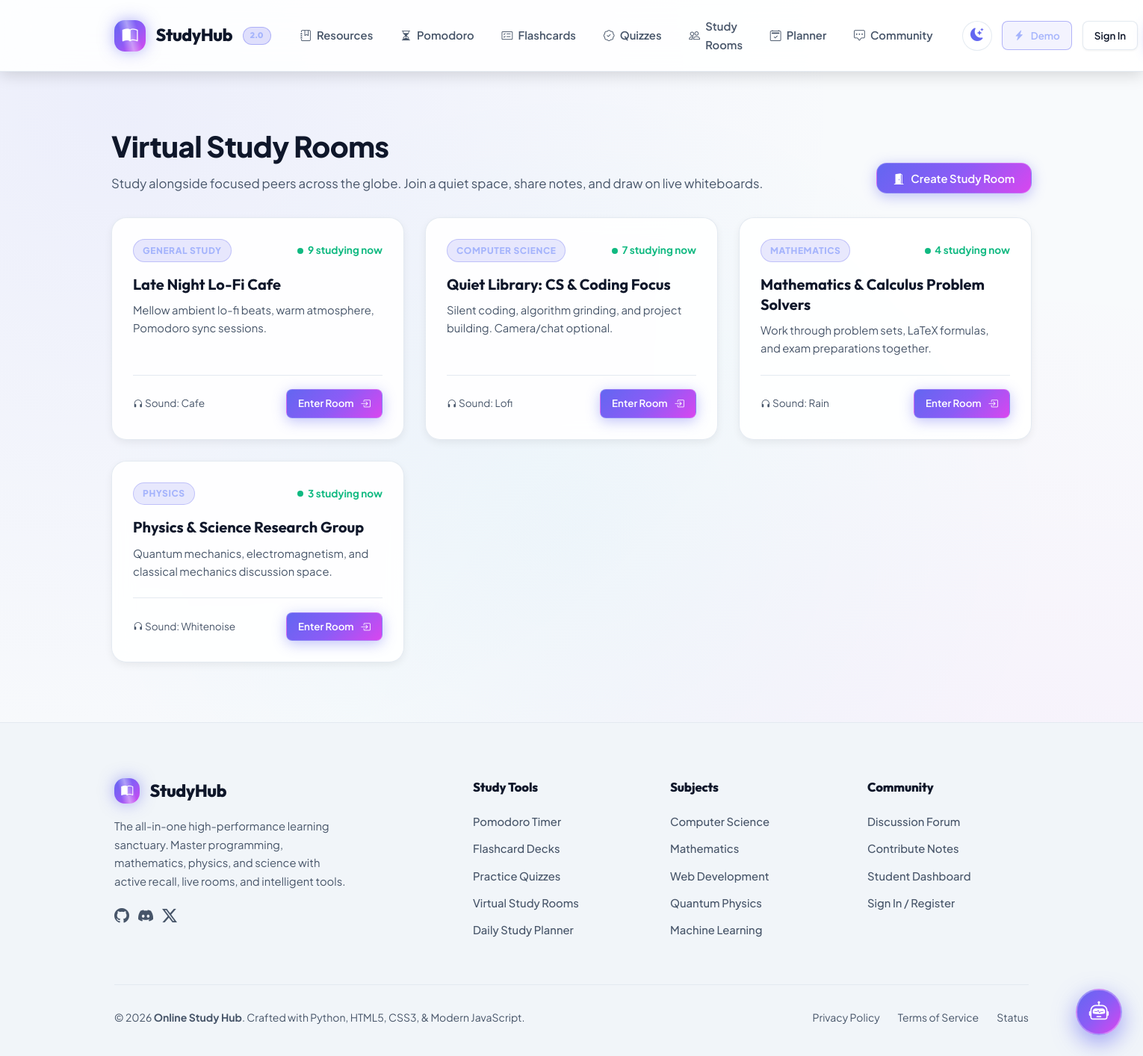
Screenshot of /rooms with the database file from the repository.
### tables this page shows
CREATE TABLE study_rooms (
        id INTEGER PRIMARY KEY AUTOINCREMENT,
        name TEXT NOT NULL,
        subject TEXT NOT NULL,
        description TEXT,
        active_users INTEGER DEFAULT 1,
        max_users INTEGER DEFAULT 12,
        bg_sound TEXT DEFAULT 'rain',
        created_at TIMESTAMP DEFAULT CURRENT_TIMESTAMP
    );

### app.py (the view)
@app.route('/rooms')
def rooms():
    all_rooms = models.get_all_rooms()
    return render_template('rooms.html', rooms=all_rooms)

### app.py (called while the page is built)
@app.context_processor
def inject_global_data():
    current_user = None
    user_id = session.get('user_id')
    if user_id:
        current_user = models.get_user_by_id(user_id)
        if not current_user:
            session.pop('user_id', None)
    platform_stats = models.get_platform_stats()
    return {
        'current_user': current_user,
        'platform_stats': platform_stats,
        'app_name': 'StudyHub',
        'subjects_list': [
            'Computer Science', 'Mathematics', 'Physics', 'Data Science',
            'Web Development', 'Engineering', 'Literature', 'General Study'
        ]
    }

### database.py (called while the page is built)
def get_db():
    conn = sqlite3.connect(DB_PATH)
    conn.row_factory = sqlite3.Row
    return conn

### models.py (called while the page is built)
def get_all_rooms():
    conn = get_db()
    rooms = conn.execute("SELECT * FROM study_rooms ORDER BY active_users DESC, id ASC").fetchall()
    conn.close()
    return rooms

def get_platform_stats():
    conn = get_db()
    total_users = conn.execute("SELECT COUNT(*) FROM users").fetchone()[0]
    total_resources = conn.execute("SELECT COUNT(*) FROM resources").fetchone()[0]
    total_decks = conn.execute("SELECT COUNT(*) FROM flashcard_decks").fetchone()[0]
    total_quizzes = conn.execute("SELECT COUNT(*) FROM quizzes").fetchone()[0]
    total_rooms = conn.execute("SELECT COUNT(*) FROM study_rooms").fetchone()[0]
    conn.close()
    return {
        "users": total_users + 1240, # Add social proof baseline
        "resources": total_resources,
        "decks": total_decks,
        "quizzes": total_quizzes,
        "rooms": total_rooms,
        "study_hours": 14850
    }

### templates/rooms.html (shortened to what this page needs)
{% extends "base.html" %}
{% block content %}
<div class="container" style="padding: 3rem 1.5rem 5rem;">
  <div style="display: flex; justify-content: space-between; align-items: flex-end; margin-bottom: 2rem; flex-wrap: wrap; gap: 1rem;">
    <div>
      <h1 style="font-size: 2.4rem; font-weight: 800; letter-spacing: -0.5px;">Virtual Study Rooms</h1>
      <p style="color: var(--text-muted); font-size: 1.05rem; margin-top: 0.25rem;">
        Study alongside focused peers across the globe. Join a quiet space, share notes, and draw on live whiteboards.
      </p>
    </div>
    <button type="button" class="btn btn-primary" onclick="document.getElementById('createRoomModal').style.display='flex'">
      <i class="bi bi-door-open-fill"></i> Create Study Room
    </button>
  </div>
  <div class="grid-3">
    {% for r in rooms %}
      <div class="card card-clickable" onclick="window.location='{{ url_for('study_room', room_id=r['id']) }}'">
        <div style="display: flex; justify-content: space-between; align-items: center; margin-bottom: 1rem;">
          <span class="badge badge-cs">{{ r['subject'] }}</span>
          <span style="display: flex; align-items: center; gap: 0.35rem; font-size: 0.85rem; color: #10b981; font-weight: 700;">
            <span style="width: 8px; height: 8px; border-radius: 50%; background: #10b981; display: inline-block;"></span>
            {{ r['active_users'] }} studying now
          </span>
        </div>
        <h3 class="card-title">{{ r['name'] }}</h3>
        <p class="card-desc">{{ r['description'] }}</p>
        <div class="card-footer">
          <span style="font-size: 0.85rem; color: var(--text-muted);">
            <i class="bi bi-headphones"></i> Sound: {{ r['bg_sound']|capitalize }}
          </span>
          <span class="btn btn-primary btn-sm">
            Enter Room <i class="bi bi-box-arrow-in-right"></i>
          </span>
        </div>
      </div>
    {% endfor %}
  </div>
</div>
{% endblock %}

### rows the page displays
study_rooms: subject "GENERAL STUDY", active_users "9", name "Late Night Lo-Fi Cafe", description "Mellow ambient lo-fi beats, warm atmosphere, Pomodoro sync sessions.", bg_sound "Cafe"
study_rooms: subject "COMPUTER SCIENCE", active_users "7", name "Quiet Library: CS & Coding Focus", description "Silent coding, algorithm grinding, and project building. Camera/chat optional.", bg_sound "Lofi"
study_rooms: subject "MATHEMATICS", active_users "4", name "Mathematics & Calculus Problem Solvers", description "Work through problem sets, LaTeX formulas, and exam preparations together.", bg_sound "Rain"
study_rooms: subject "PHYSICS", active_users "3", name "Physics & Science Research Group", description "Quantum mechanics, electromagnetism, and classical mechanics discussion space.", bg_sound "Whitenoise"
